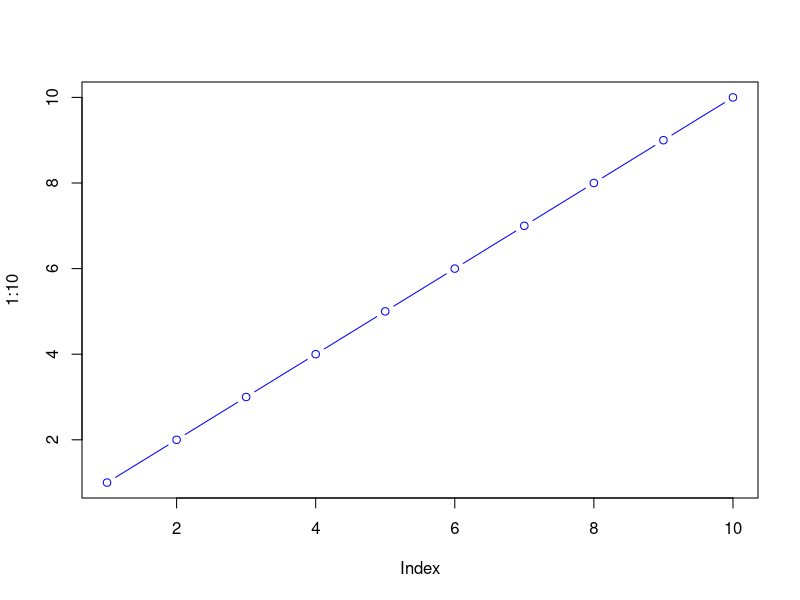

Reproduce this figure in R.
## ---- chunk 1
add <- function(x) {
  x + 1
}
## ---- chunk 2
add(100)
## ---- chunk 3
add( c(100, 200, 300) )
## ---- chunk 4
add <- function(x, y=1) {
  x + y
}
## ---- chunk 5
add(100, 10)
## ---- chunk 6
add(100)
## ---- chunk 7
plot(1:10, col="blue", typ="b")
## ---- chunk 8
#add(x=100, y=200, z=300)
## ---- chunk 9
sample(1:10, size=4)
## ---- chunk 10
sample(1:10, size=12, replace=TRUE)
## ---- chunk 11
sample( c("A","T","G","C"), size=12, replace=TRUE )
## ---- chunk 12
generate_dna <- function(n=3) {
  sample( c("A","T","G","C"), size=n, replace=TRUE )
}
## ---- chunk 13
generate_dna(100)
## ---- chunk 14
generate_dna <- function(n=3) {
  ans <- sample( c("A","T","G","C"), size=n, replace=TRUE )
  ans <- paste(ans, collapse ="")
  return(ans)
}
## ---- chunk 15
generate_dna(10)
## ---- chunk 16
# Example pattern (not using your bases)
x <- c("H","E","L","L","O")

paste(x, collapse = "****")
# returns "HELLO"
## ---- chunk 17
generate_dna <- function(n=3, fasta=TRUE) {
  ans <- sample( c("A","T","G","C"), size=n, replace=TRUE )
  
if(fasta) {
  ans <- paste(ans, collapse ="")
  cat("Hello...")
} else {
  cat("...is it me you are looking for...") 
  }
  
  return(ans)
  }
## ---- chunk 18
generate_dna(10)
generate_dna(10, fasta=FALSE)
## ---- chunk 19
generate_protein <- function(n=3, fasta=TRUE) {
  aa <- c( "A","R","N","D",
           "C","Q","E","G",
           "H","I","L","K",
           "M","F","P","S",
           "T","W","Y","V")
  gen <- sample(aa,size=n, replace=TRUE)
  
  if(fasta) {
    prn <- paste(gen, collapse = "")
  }
  
  return(prn)
  
}
## ---- chunk 20
generate_protein(10)
## ---- chunk 21
generate_protein(6)
generate_protein(7)
generate_protein(8)
generate_protein(9)
generate_protein(10)
generate_protein(11)
generate_protein(12)
## ---- chunk 22
for(i in 6:12) {
  cat(">", i, sep="", "\n")
  cat( generate_protein(i), "\n" )
}
